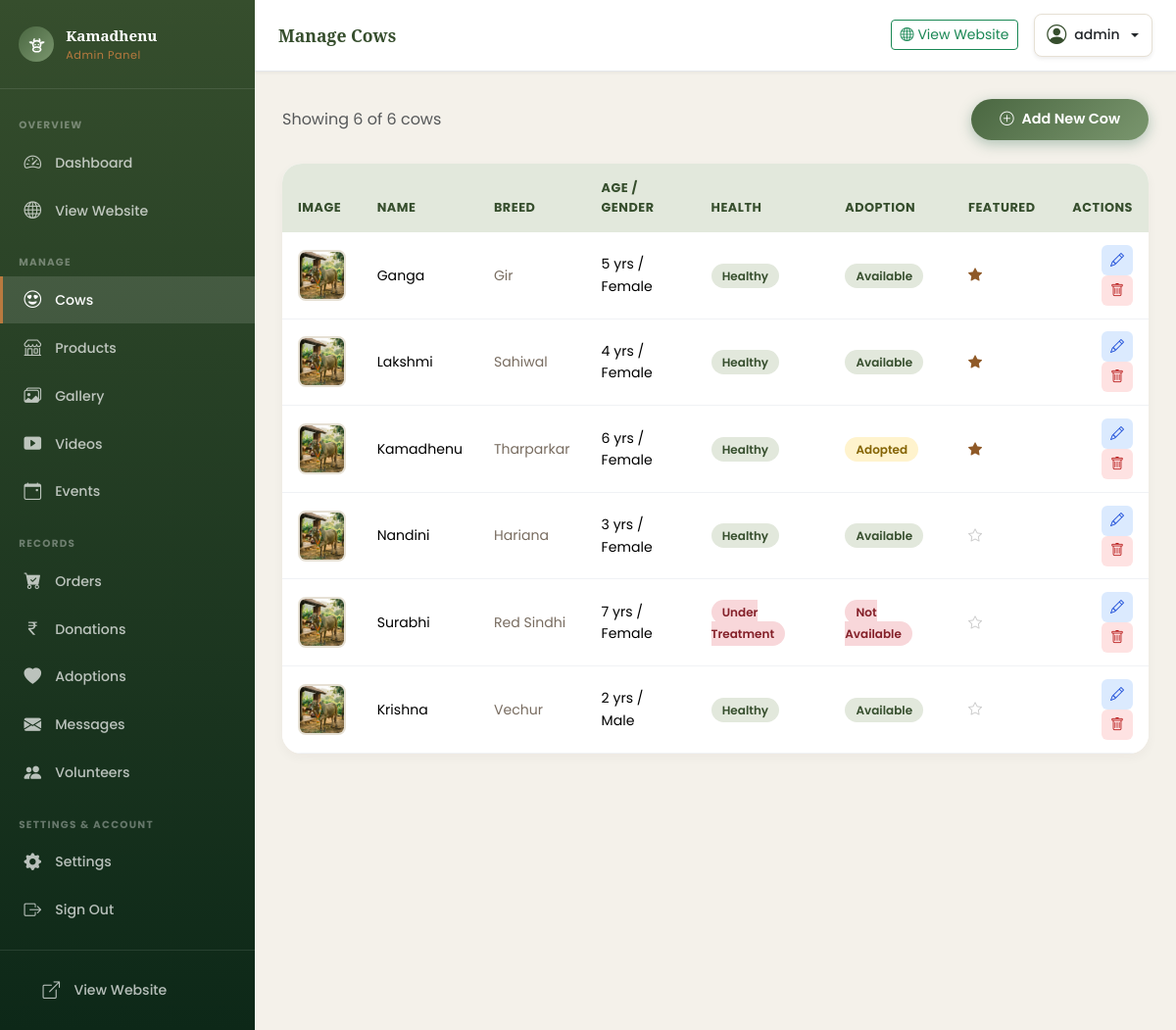
Page /admin/cows.php (signed in) on the committed database.
### tables this page shows
CREATE TABLE IF NOT EXISTS `cows` (
  `id`          INT UNSIGNED NOT NULL AUTO_INCREMENT,
  `name`        VARCHAR(100) NOT NULL,
  `breed`       VARCHAR(100) NOT NULL DEFAULT '',
  `age`         TINYINT UNSIGNED NOT NULL DEFAULT 0,
  `gender`      ENUM('Female','Male','Calf') NOT NULL DEFAULT 'Female',
  `color`       VARCHAR(80) NOT NULL DEFAULT '',
  `weight_kg`   DECIMAL(6,2) UNSIGNED DEFAULT NULL,
  `health_status` ENUM('Healthy','Under Treatment','Recovered') NOT NULL DEFAULT 'Healthy',
  `adoption_status` ENUM('Available','Adopted','Not Available') NOT NULL DEFAULT 'Available',
  `description` TEXT DEFAULT NULL,
  `image`       VARCHAR(255) DEFAULT NULL,
  `is_featured` TINYINT(1) NOT NULL DEFAULT 0,
  `created_at`  TIMESTAMP NOT NULL DEFAULT CURRENT_TIMESTAMP,
  `updated_at`  TIMESTAMP NOT NULL DEFAULT CURRENT_TIMESTAMP ON UPDATE CURRENT_TIMESTAMP,
  PRIMARY KEY (`id`),
  INDEX `idx_cows_adoption_status` (`adoption_status`),
  INDEX `idx_cows_is_featured` (`is_featured`)
);

### includes/functions.php (called while the page is built, shortened)
<?php
function e(string $str): string {
    return htmlspecialchars($str, ENT_QUOTES | ENT_SUBSTITUTE, 'UTF-8');
}
function img_url(string $subdir, ?string $filename): string {
    if (empty($filename)) return PLACEHOLDER_IMG;
    return UPLOAD_URL . $subdir . '/' . e($filename);
}
function paginate(PDO $pdo, string $countSql, string $dataSql, array $params, int $page, int $perPage = ITEMS_PER_PAGE): array {
    $page    = max(1, (int)$page);
    $offset  = ($page - 1) * $perPage;
    $stmtCount = $pdo->prepare($countSql);
    $stmtCount->execute($params);
    $total = (int)$stmtCount->fetchColumn();
    $stmtData = $pdo->prepare($dataSql . " LIMIT :limit OFFSET :offset");
    $stmtData->bindValue(':limit',  $perPage, PDO::PARAM_INT);
    $stmtData->bindValue(':offset', $offset,  PDO::PARAM_INT);
    $stmtData->execute();
    $items = $stmtData->fetchAll();
    return [
        'items'        => $items,
        'total'        => $total,
        'total_pages'  => (int)ceil($total / $perPage),
        'current_page' => $page,
        'per_page'     => $perPage,
    ];
}

### includes/csrf.php (called while the page is built, shortened)
<?php
function csrf_token(): string {
    return $_SESSION['csrf_token'];
}

### admin/cows.php (the view, shortened to what this page needs)
<?php
require_once __DIR__ . '/../config/database.php';
require_once __DIR__ . '/../includes/functions.php';
require_once __DIR__ . '/../includes/csrf.php';
$pdo = getDBConnection();
$page = isset($_GET['page']) ? max(1, (int)$_GET['page']) : 1;
$countSql = "SELECT COUNT(*) FROM cows";
$dataSql  = "SELECT * FROM cows ORDER BY is_featured DESC, created_at DESC";
$pagData  = paginate($pdo, $countSql, $dataSql, [], $page, 15);
require_once __DIR__ . '/includes/admin_layout_header.php';
?>
<div class="d-flex justify-content-between align-items-center mb-4">
  <p class="text-muted mb-0">Showing <?= count($pagData['items']) ?> of <?= $pagData['total'] ?> cows</p>
  <a href="<?= BASE_URL ?>/admin/cow-add.php" class="btn btn-kg-primary">
    <i class="bi bi-plus-circle me-2"></i>Add New Cow
  </a>
</div>
<div class="kg-admin-table">
  <div class="table-responsive">
    <table class="table align-middle">
      <thead>
        <tr>
          <th>Image</th>
          <th>Name</th>
          <th>Breed</th>
          <th>Age / Gender</th>
          <th>Health</th>
          <th>Adoption</th>
          <th>Featured</th>
          <th class="text-end">Actions</th>
        </tr>
      </thead>
      <tbody>
        <?php if (empty($pagData['items'])): ?>
        <tr><td colspan="8" class="text-center text-muted py-4">No cows found. <a href="<?= BASE_URL ?>/admin/cow-add.php">Add one now</a>.</td></tr>
        <?php else: ?>
        <?php foreach ($pagData['items'] as $cow): ?>
        <tr>
          <td>
            <img src="<?= img_url('cows', $cow['image']) ?>"
                 alt="<?= e($cow['name']) ?>"
                 style="width:52px;height:52px;object-fit:cover;border-radius:8px;border:2px solid var(--kg-border);"
                 onerror="this.src='<?= BASE_URL ?>/assets/images/placeholder.jpg'">
          </td>
          <td class="fw-600"><?= e($cow['name']) ?></td>
          <td style="color:var(--kg-text-muted);"><?= e($cow['breed']) ?></td>
          <td><?= (int)$cow['age'] ?> yrs / <?= e($cow['gender']) ?></td>
          <td>
            <?php
              $hc = match($cow['health_status']) { 'Healthy'=>'kg-badge-green','Under Treatment'=>'kg-badge-red',default=>'kg-badge-gold' };
            ?>
            <span class="<?= $hc ?>"><?= e($cow['health_status']) ?></span>
          </td>
          <td>
            <?php
              $ac = match($cow['adoption_status']) { 'Available'=>'kg-badge-green','Adopted'=>'kg-badge-gold',default=>'kg-badge-red' };
            ?>
            <span class="<?= $ac ?>"><?= e($cow['adoption_status']) ?></span>
          </td>
          <td><?= $cow['is_featured'] ? '<i class="bi bi-star-fill" style="color:var(--kg-gold-dark);"></i>' : '<i class="bi bi-star" style="color:#ccc;"></i>' ?></td>
          <td class="text-end">
            <a href="<?= BASE_URL ?>/admin/cow-edit.php?id=<?= (int)$cow['id'] ?>" class="btn btn-sm" style="background:#dbeafe;color:#1d4ed8;border-radius:6px;" title="Edit">
              <i class="bi bi-pencil"></i>
            </a>
            <a href="<?= BASE_URL ?>/admin/cow-delete.php?id=<?= (int)$cow['id'] ?>&csrf_token=<?= urlencode(csrf_token()) ?>"
               class="btn btn-sm ms-1" style="background:#fee2e2;color:#b91c1c;border-radius:6px;"
               data-confirm="Delete cow '<?= e($cow['name']) ?>'? This cannot be undone." title="Delete">
              <i class="bi bi-trash"></i>
            </a>
          </td>
        </tr>
        <?php endforeach; ?>
        <?php endif; ?>
      </tbody>
    </table>
  </div>
</div>
<?php require_once __DIR__ . '/includes/admin_layout_footer.php'; ?>

### assets/css/style.css (style rules this page uses)
:root { --kg-green: #4A6741; --kg-green-dark: #364E2D; --kg-green-light: #7A966E; --kg-green-pale: #E2E8DC; --kg-gold: #B97A3F; --kg-gold-dark: #8F5927; --kg-gold-light: #DFBC94; --kg-cream: #F4F1EA; --kg-cream-dark: #EAE4D4; --kg-brown: #584033; --kg-text: #2D241E; --kg-text-muted: #786C60; --kg-border: #E6E0D4; --kg-white: #FAF9F6; --kg-shadow-sm: 0 4px 12px rgba(45, 36, 30, .04); --kg-shadow-md: 0 8px 24px rgba(45, 36, 30, .08); --kg-shadow-lg: 0 16px 48px rgba(45, 36, 30, .12); --kg-radius: 20px; --kg-radius-sm: 12px; --kg-radius-pill: 50px; --kg-transition: all .4s cubic-bezier(.25,.8,.25,1); }
*,*::before,*::after { box-sizing: border-box; }
html { scroll-behavior: smooth; }
body { font-family: 'Poppins', sans-serif; color: var(--kg-text); background-color: var(--kg-cream); line-height: 1.6; display: flex; flex-direction: column; min-height: 100vh; }
a { color: var(--kg-green); text-decoration: none; transition: var(--kg-transition); }
img { max-width: 100%; height: auto; }
.btn-kg-primary { background: linear-gradient(135deg, var(--kg-green) 0%, var(--kg-green-light) 100%); color: #fff; border: none; border-radius: var(--kg-radius-pill); padding: .65rem 1.8rem; font-weight: 600; font-size: .9rem; box-shadow: 0 4px 14px rgba(45,106,79,.35); transition: var(--kg-transition); }
.kg-admin-body { background: var(--kg-cream); font-family: 'Poppins', sans-serif; color: var(--kg-text); }
.kg-admin-table { background: #fff; border-radius: var(--kg-radius); box-shadow: var(--kg-shadow-sm); overflow: hidden; }
.kg-admin-table .table { margin: 0; }
.kg-admin-table .table th { background: var(--kg-green-pale); color: var(--kg-green-dark); font-size: .8rem; font-weight: 700; letter-spacing: .04em; text-transform: uppercase; border: none; padding: .9rem 1rem; }
.kg-admin-table .table td { padding: .8rem 1rem; vertical-align: middle; border-color: #f0f2f5; font-size: .88rem; }
.kg-badge-green { background: var(--kg-green-pale); color: var(--kg-green-dark); padding: .25rem .7rem; border-radius: var(--kg-radius-pill); font-size: .75rem; font-weight: 600; }
.kg-badge-gold { background: #fff3cd; color: #856404; padding: .25rem .7rem; border-radius: var(--kg-radius-pill); font-size: .75rem; font-weight: 600; }
.kg-badge-red { background: #f8d7da; color: #842029; padding: .25rem .7rem; border-radius: var(--kg-radius-pill); font-size: .75rem; font-weight: 600; }
body { animation: pageLoadFade 0.8s ease-out forwards; }

### rows in the picture
cows: name "Ganga", breed "Gir", age "5", gender "Female", health_status "Healthy", adoption_status "Available", is_featured 1 (drawn)
cows: name "Lakshmi", breed "Sahiwal", age "4", gender "Female", health_status "Healthy", adoption_status "Available", is_featured 1 (drawn)
cows: name "Kamadhenu", breed "Tharparkar", age "6", gender "Female", health_status "Healthy", adoption_status "Adopted", is_featured 1 (drawn)
cows: name "Nandini", breed "Hariana", age "3", gender "Female", health_status "Healthy", adoption_status "Available", is_featured 0 (drawn)
cows: name "Surabhi", breed "Red Sindhi", age "7", gender "Female", health_status "Under Treatment", adoption_status "Not Available", is_featured 0 (drawn)
cows: name "Krishna", breed "Vechur", age "2", gender "Male", health_status "Healthy", adoption_status "Available", is_featured 0 (drawn)

### other values in the picture
$label "Dashboard Cows Products Gallery Videos Events Orders Donations Adoptions Messages Volunteers Settings Sign Out"
$adminPageTitle "Manage Cows"
current_admin_username() "admin"
count($pagData['items']) "6"
$pagData['total'] "6"
